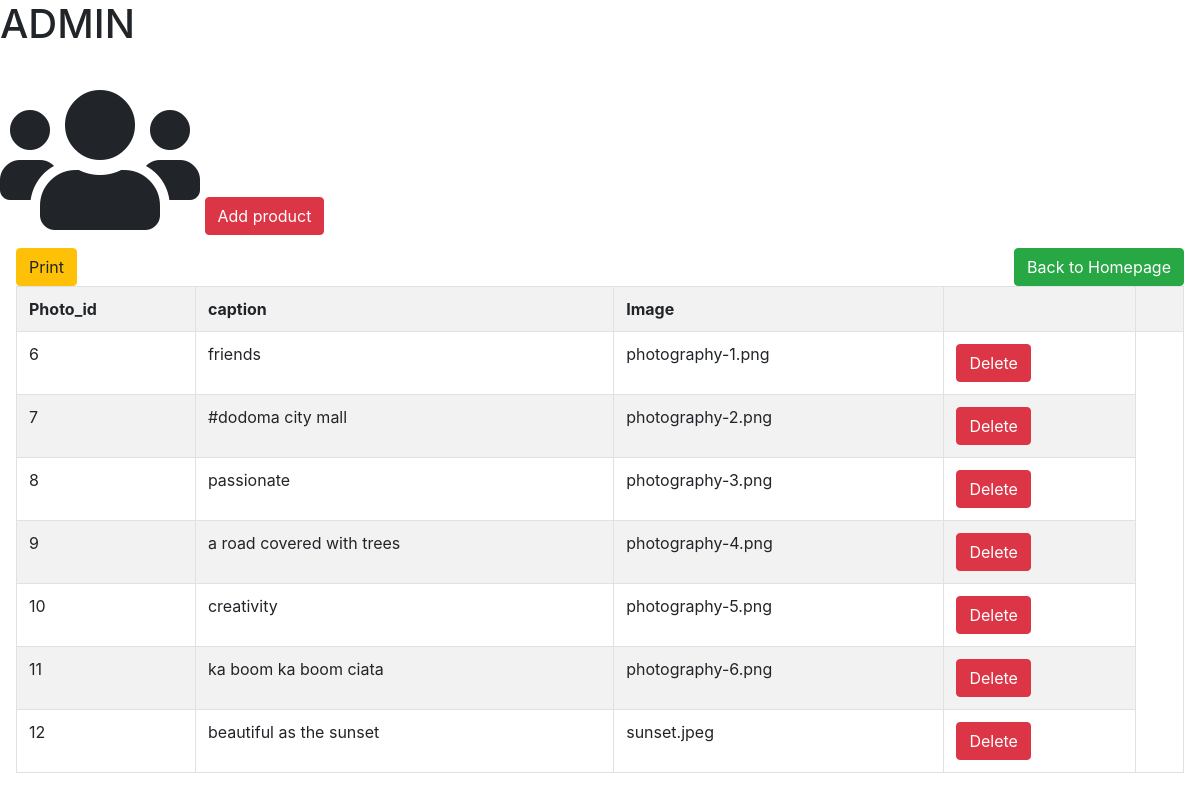
The app's page /sucessuser.php with its own data.
### tables this page shows
CREATE TABLE IF NOT EXISTS `photo` (
  `photo_id` int(11) NOT NULL AUTO_INCREMENT,
  `caption` varchar(200) NOT NULL,
  `img` varchar(200) NOT NULL,
  PRIMARY KEY (`photo_id`)
);

### sucessuser.php (the view, shortened to what this page needs)
<?php
$db=mysqli_connect("localhost","root","","pico");
$sql="SELECT * FROM photo";
$result=mysqli_query($db,$sql);
?>
<html>
<head>
	<link rel="stylesheet" href="bootstrap.min.css">
	<link rel="stylesheet" href="font-awesome.min.css">
	<link rel="stylesheet" href="https://use.fontawesome.com/releases/v5.7.0/css/all.css">
</head>
<body>
<h1>ADMIN</h1>
<body>
<br>
<i class="fas fa-users fa-10x"></i>
		<a href="photo.php"><button class="btn btn-danger btn-xs">Add product</button></a>
<nav class="navbar">
	<button  type="button" class="btn btn-warning btn-round" onclick = "window.print()"><span class="now-ui-icons ui-1_check"></span> Print</button>
	<a href="index.php"><button type="button" class="btn btn-success btn-round"><span class="now-ui-icons ui-1_check"></span> Back to Homepage</button></a>
	<table  class=" table table-bordered table-striped table-hover datatable datatable-product" border="0" cellspacing="5" align="center">
		<tr>
			<th>Photo_id</th>
			<th>caption</th>
			<th>Image</th>
			<th></th>
			<th></th>
		</tr>
<?php
while ($products=mysqli_fetch_array($result)) {
	?>
	<tr>
		<td><?php  echo $products['photo_id']?></td>
			<td><?php  echo $products['caption']?></td>
			<td><?php  echo $products['img']?></td>
			<?php echo "<td><a href=\"deletephoto.php?prod_id=$products[photo_id]\"><button class=\"btn btn-danger btn-round\">Delete</button></a></td>"?>
	</tr>
	<?php
  }
?>
	</table>
<br>
<br>
<br>
</body>
</html>

### records on screen
photo: photo_id "6", caption "friends", img "photography-1.png"
photo: photo_id "7", caption "#dodoma city mall", img "photography-2.png"
photo: photo_id "8", caption "passionate", img "photography-3.png"
photo: photo_id "9", caption "a road covered with trees", img "photography-4.png"
photo: photo_id "10", caption "creativity", img "photography-5.png"
photo: photo_id "11", caption "ka boom ka boom ciata", img "photography-6.png"
photo: photo_id "12", caption "beautiful as the sunset", img "sunset.jpeg"
